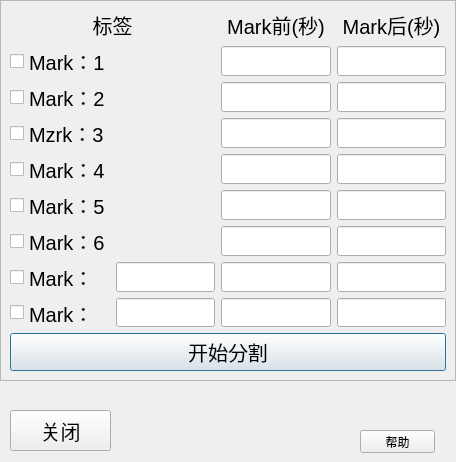
<?xml version="1.0" encoding="UTF-8"?>
<ui version="4.0">
 <class>Dialog_datacut</class>
 <widget class="QDialog" name="Dialog_datacut">
  <property name="geometry">
   <rect>
    <x>0</x>
    <y>0</y>
    <width>456</width>
    <height>462</height>
   </rect>
  </property>
  <property name="windowTitle">
   <string>Dialog</string>
  </property>
  <widget class="QFrame" name="frame">
   <property name="geometry">
    <rect>
     <x>0</x>
     <y>0</y>
     <width>456</width>
     <height>381</height>
    </rect>
   </property>
   <property name="frameShape">
    <enum>QFrame::StyledPanel</enum>
   </property>
   <property name="frameShadow">
    <enum>QFrame::Raised</enum>
   </property>
   <layout class="QGridLayout" name="gridLayout_2">
    <item row="0" column="0">
     <layout class="QVBoxLayout" name="verticalLayout">
      <item>
       <layout class="QGridLayout" name="gridLayout">
        <item row="0" column="0">
         <widget class="QLabel" name="label">
          <property name="font">
           <font>
            <pointsize>15</pointsize>
           </font>
          </property>
          <property name="text">
           <string>   标签   </string>
          </property>
          <property name="alignment">
           <set>Qt::AlignCenter</set>
          </property>
         </widget>
        </item>
        <item row="0" column="1">
         <widget class="QLabel" name="label_2">
          <property name="font">
           <font>
            <pointsize>15</pointsize>
           </font>
          </property>
          <property name="text">
           <string>Mark前(秒)</string>
          </property>
          <property name="alignment">
           <set>Qt::AlignCenter</set>
          </property>
         </widget>
        </item>
        <item row="0" column="2">
         <widget class="QLabel" name="label_3">
          <property name="font">
           <font>
            <pointsize>15</pointsize>
           </font>
          </property>
          <property name="text">
           <string>Mark后(秒)</string>
          </property>
          <property name="alignment">
           <set>Qt::AlignCenter</set>
          </property>
         </widget>
        </item>
        <item row="1" column="0">
         <widget class="QCheckBox" name="checkBox_1">
          <property name="font">
           <font>
            <pointsize>15</pointsize>
           </font>
          </property>
          <property name="text">
           <string>Mark：1</string>
          </property>
         </widget>
        </item>
        <item row="1" column="1">
         <widget class="QLineEdit" name="lineEdit_1f">
          <property name="font">
           <font>
            <pointsize>15</pointsize>
           </font>
          </property>
          <property name="alignment">
           <set>Qt::AlignCenter</set>
          </property>
         </widget>
        </item>
        <item row="1" column="2">
         <widget class="QLineEdit" name="lineEdit_1a">
          <property name="font">
           <font>
            <pointsize>15</pointsize>
           </font>
          </property>
          <property name="alignment">
           <set>Qt::AlignCenter</set>
          </property>
         </widget>
        </item>
        <item row="2" column="0">
         <widget class="QCheckBox" name="checkBox_2">
          <property name="font">
           <font>
            <pointsize>15</pointsize>
           </font>
          </property>
          <property name="text">
           <string>Mark：2</string>
          </property>
         </widget>
        </item>
        <item row="2" column="1">
         <widget class="QLineEdit" name="lineEdit_2f">
          <property name="font">
           <font>
            <pointsize>15</pointsize>
           </font>
          </property>
          <property name="alignment">
           <set>Qt::AlignCenter</set>
          </property>
         </widget>
        </item>
        <item row="2" column="2">
         <widget class="QLineEdit" name="lineEdit_2a">
          <property name="font">
           <font>
            <pointsize>15</pointsize>
           </font>
          </property>
          <property name="alignment">
           <set>Qt::AlignCenter</set>
          </property>
         </widget>
        </item>
        <item row="3" column="0">
         <widget class="QCheckBox" name="checkBox_4">
          <property name="font">
           <font>
            <pointsize>15</pointsize>
           </font>
          </property>
          <property name="text">
           <string>Mzrk：3</string>
          </property>
         </widget>
        </item>
        <item row="3" column="1">
         <widget class="QLineEdit" name="lineEdit_3f">
          <property name="font">
           <font>
            <pointsize>15</pointsize>
           </font>
          </property>
          <property name="alignment">
           <set>Qt::AlignCenter</set>
          </property>
         </widget>
        </item>
        <item row="3" column="2">
         <widget class="QLineEdit" name="lineEdit_3a">
          <property name="font">
           <font>
            <pointsize>15</pointsize>
           </font>
          </property>
          <property name="alignment">
           <set>Qt::AlignCenter</set>
          </property>
         </widget>
        </item>
        <item row="4" column="0">
         <widget class="QCheckBox" name="checkBox_3">
          <property name="font">
           <font>
            <pointsize>15</pointsize>
           </font>
          </property>
          <property name="text">
           <string>Mark：4</string>
          </property>
         </widget>
        </item>
        <item row="4" column="1">
         <widget class="QLineEdit" name="lineEdit_4f">
          <property name="font">
           <font>
            <pointsize>15</pointsize>
           </font>
          </property>
          <property name="alignment">
           <set>Qt::AlignCenter</set>
          </property>
         </widget>
        </item>
        <item row="4" column="2">
         <widget class="QLineEdit" name="lineEdit_4a">
          <property name="font">
           <font>
            <pointsize>15</pointsize>
           </font>
          </property>
          <property name="alignment">
           <set>Qt::AlignCenter</set>
          </property>
         </widget>
        </item>
        <item row="5" column="0">
         <widget class="QCheckBox" name="checkBox_5">
          <property name="font">
           <font>
            <pointsize>15</pointsize>
           </font>
          </property>
          <property name="text">
           <string>Mark：5</string>
          </property>
         </widget>
        </item>
        <item row="5" column="1">
         <widget class="QLineEdit" name="lineEdit_5f">
          <property name="font">
           <font>
            <pointsize>15</pointsize>
           </font>
          </property>
          <property name="alignment">
           <set>Qt::AlignCenter</set>
          </property>
         </widget>
        </item>
        <item row="5" column="2">
         <widget class="QLineEdit" name="lineEdit_5a">
          <property name="font">
           <font>
            <pointsize>15</pointsize>
           </font>
          </property>
          <property name="alignment">
           <set>Qt::AlignCenter</set>
          </property>
         </widget>
        </item>
        <item row="6" column="0">
         <widget class="QCheckBox" name="checkBox_6">
          <property name="font">
           <font>
            <pointsize>15</pointsize>
           </font>
          </property>
          <property name="text">
           <string>Mark：6</string>
          </property>
         </widget>
        </item>
        <item row="6" column="1">
         <widget class="QLineEdit" name="lineEdit_6f">
          <property name="font">
           <font>
            <pointsize>15</pointsize>
           </font>
          </property>
          <property name="alignment">
           <set>Qt::AlignCenter</set>
          </property>
         </widget>
        </item>
        <item row="6" column="2">
         <widget class="QLineEdit" name="lineEdit_6a">
          <property name="font">
           <font>
            <pointsize>15</pointsize>
           </font>
          </property>
          <property name="alignment">
           <set>Qt::AlignCenter</set>
          </property>
         </widget>
        </item>
        <item row="7" column="0">
         <layout class="QHBoxLayout" name="horizontalLayout_11">
          <item>
           <widget class="QCheckBox" name="checkBox_s1">
            <property name="sizePolicy">
             <sizepolicy hsizetype="Expanding" vsizetype="Fixed">
              <horstretch>2</horstretch>
              <verstretch>0</verstretch>
             </sizepolicy>
            </property>
            <property name="font">
             <font>
              <pointsize>15</pointsize>
             </font>
            </property>
            <property name="text">
             <string>Mark：</string>
            </property>
           </widget>
          </item>
          <item>
           <widget class="QLineEdit" name="lineEdit_s1">
            <property name="sizePolicy">
             <sizepolicy hsizetype="Expanding" vsizetype="Fixed">
              <horstretch>2</horstretch>
              <verstretch>0</verstretch>
             </sizepolicy>
            </property>
            <property name="font">
             <font>
              <pointsize>15</pointsize>
             </font>
            </property>
            <property name="alignment">
             <set>Qt::AlignCenter</set>
            </property>
           </widget>
          </item>
         </layout>
        </item>
        <item row="7" column="1">
         <widget class="QLineEdit" name="lineEdit_7f">
          <property name="font">
           <font>
            <pointsize>15</pointsize>
           </font>
          </property>
          <property name="alignment">
           <set>Qt::AlignCenter</set>
          </property>
         </widget>
        </item>
        <item row="7" column="2">
         <widget class="QLineEdit" name="lineEdit_7a">
          <property name="font">
           <font>
            <pointsize>15</pointsize>
           </font>
          </property>
          <property name="alignment">
           <set>Qt::AlignCenter</set>
          </property>
         </widget>
        </item>
        <item row="8" column="0">
         <layout class="QHBoxLayout" name="horizontalLayout_10">
          <item>
           <widget class="QCheckBox" name="checkBox_s2">
            <property name="sizePolicy">
             <sizepolicy hsizetype="Expanding" vsizetype="Fixed">
              <horstretch>1</horstretch>
              <verstretch>0</verstretch>
             </sizepolicy>
            </property>
            <property name="font">
             <font>
              <pointsize>15</pointsize>
             </font>
            </property>
            <property name="text">
             <string>Mark：</string>
            </property>
           </widget>
          </item>
          <item>
           <widget class="QLineEdit" name="lineEdit_s2">
            <property name="sizePolicy">
             <sizepolicy hsizetype="Expanding" vsizetype="Fixed">
              <horstretch>1</horstretch>
              <verstretch>0</verstretch>
             </sizepolicy>
            </property>
            <property name="font">
             <font>
              <pointsize>15</pointsize>
             </font>
            </property>
            <property name="alignment">
             <set>Qt::AlignCenter</set>
            </property>
           </widget>
          </item>
         </layout>
        </item>
        <item row="8" column="1">
         <widget class="QLineEdit" name="lineEdit_8f">
          <property name="font">
           <font>
            <pointsize>15</pointsize>
           </font>
          </property>
          <property name="alignment">
           <set>Qt::AlignCenter</set>
          </property>
         </widget>
        </item>
        <item row="8" column="2">
         <widget class="QLineEdit" name="lineEdit_8a">
          <property name="font">
           <font>
            <pointsize>15</pointsize>
           </font>
          </property>
          <property name="alignment">
           <set>Qt::AlignCenter</set>
          </property>
         </widget>
        </item>
       </layout>
      </item>
      <item>
       <widget class="QPushButton" name="pushButton_startcut">
        <property name="font">
         <font>
          <pointsize>15</pointsize>
         </font>
        </property>
        <property name="text">
         <string>开始分割</string>
        </property>
       </widget>
      </item>
     </layout>
    </item>
   </layout>
  </widget>
  <widget class="QPushButton" name="pushButton_close">
   <property name="geometry">
    <rect>
     <x>10</x>
     <y>410</y>
     <width>101</width>
     <height>41</height>
    </rect>
   </property>
   <property name="font">
    <font>
     <pointsize>15</pointsize>
    </font>
   </property>
   <property name="text">
    <string>关闭</string>
   </property>
  </widget>
  <widget class="QPushButton" name="pushButton_help">
   <property name="geometry">
    <rect>
     <x>360</x>
     <y>430</y>
     <width>75</width>
     <height>23</height>
    </rect>
   </property>
   <property name="text">
    <string>帮助</string>
   </property>
  </widget>
 </widget>
 <resources/>
 <connections>
  <connection>
   <sender>pushButton_close</sender>
   <signal>clicked()</signal>
   <receiver>Dialog_datacut</receiver>
   <slot>close()</slot>
   <hints>
    <hint type="sourcelabel">
     <x>81</x>
     <y>432</y>
    </hint>
    <hint type="destinationlabel">
     <x>165</x>
     <y>426</y>
    </hint>
   </hints>
  </connection>
 </connections>
</ui>
